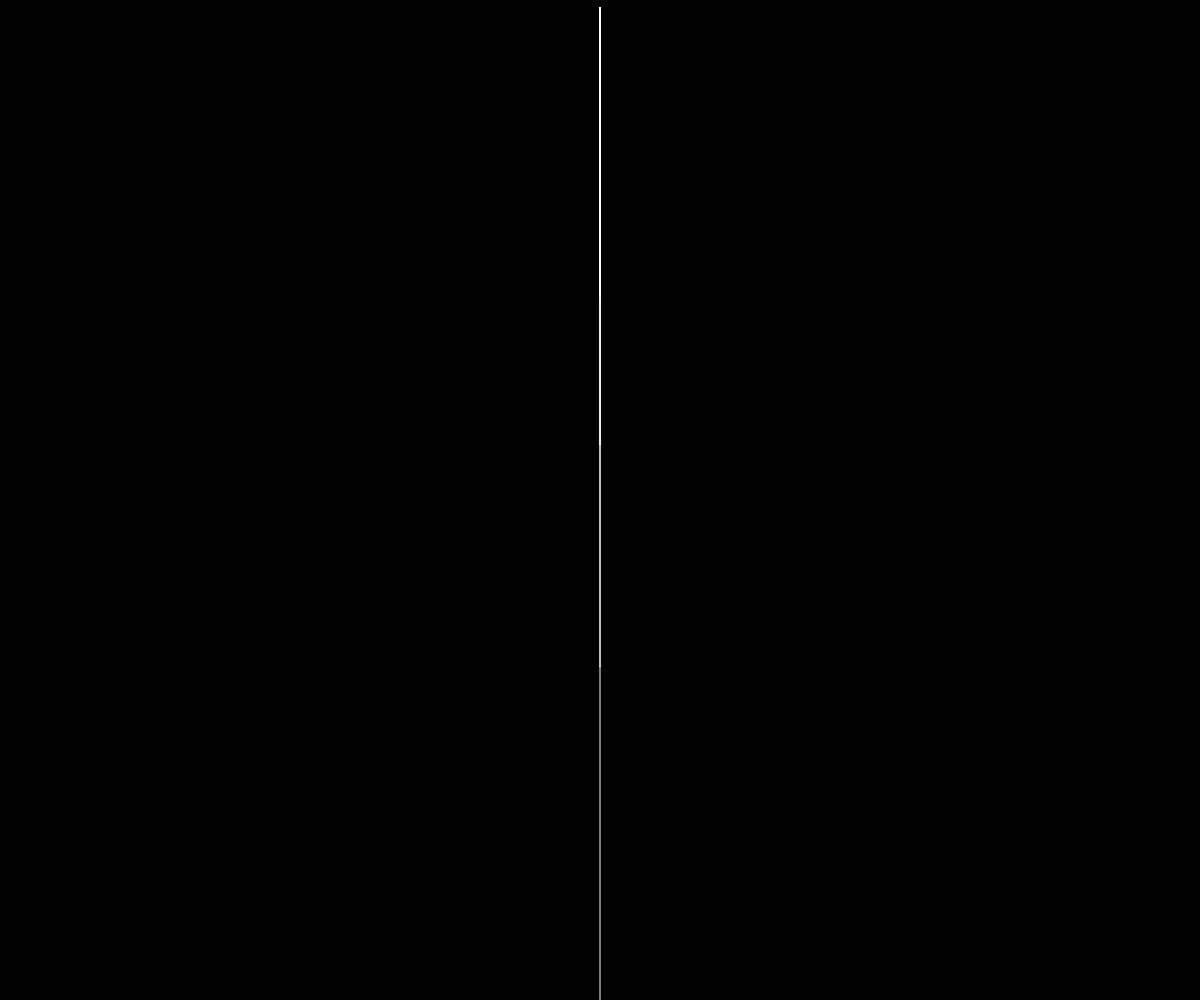
Frame 1 (no input)
Frame 60 (no input): identical to frame 1, image omitted
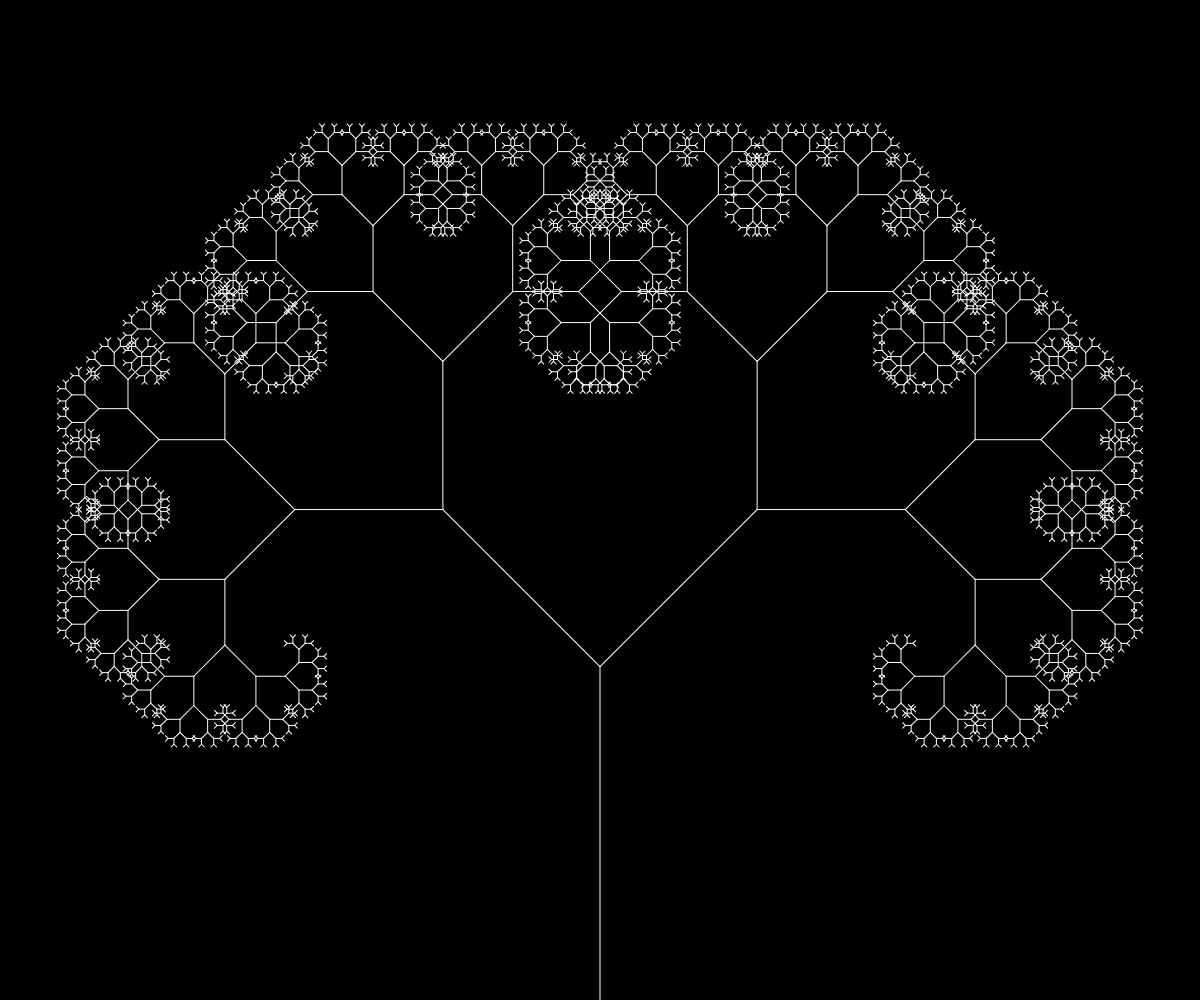
Frame 120 (the mouse pressed at the canvas centre since frame 60)

The p5.js sketch that drew these frames (run headless with seeded random() and noise() and a simulated clock; from frame 60 on, the mouse is pressed at the canvas centre):

// p5.js sketch
// ── sketch.js
let theta;

function setup() {
  createCanvas(windowWidth, windowHeight);
  angleMode(DEGREES);
}

function draw() {
  background(0);
  stroke(255);

  let theAngle = map(mouseX, 0, width, 0, 90);
  theta = theAngle;
  let branchSize = height/3;

  //trunk
  translate(width/2, height);
  line(0, 0, 0, -branchSize);

  translate(0, -branchSize);

  //recursing
  branch(branchSize);

}

function branch(length) {
  length *= 2/3;

  if (length > 3) {
    push();
    rotate(theta);
    line(0, 0, 0, -length);
    translate(0, -length);
    branch(length);
    pop();

    push();
    rotate(-theta);
    line(0, 0, 0, -length);
    translate(0, -length);
    branch(length);
    pop();
  }
}
